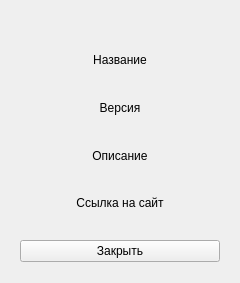
<?xml version="1.0" encoding="UTF-8"?>
<ui version="4.0">
 <class>AboutDialog</class>
 <widget class="QDialog" name="AboutDialog">
  <property name="geometry">
   <rect>
    <x>0</x>
    <y>0</y>
    <width>240</width>
    <height>283</height>
   </rect>
  </property>
  <property name="minimumSize">
   <size>
    <width>240</width>
    <height>283</height>
   </size>
  </property>
  <property name="maximumSize">
   <size>
    <width>16777215</width>
    <height>283</height>
   </size>
  </property>
  <property name="windowTitle">
   <string>О СистемеЗачётов</string>
  </property>
  <property name="windowIcon">
   <iconset resource="res.qrc">
    <normaloff>:/icons/pic/icon.png</normaloff>:/icons/pic/icon.png</iconset>
  </property>
  <layout class="QVBoxLayout" name="verticalLayout">
   <item>
    <widget class="QPushButton" name="pushButton_2">
     <property name="text">
      <string/>
     </property>
     <property name="icon">
      <iconset resource="res.qrc">
       <normaloff>:/icons/pic/icon.png</normaloff>:/icons/pic/icon.png</iconset>
     </property>
     <property name="iconSize">
      <size>
       <width>128</width>
       <height>128</height>
      </size>
     </property>
     <property name="checkable">
      <bool>false</bool>
     </property>
     <property name="flat">
      <bool>true</bool>
     </property>
    </widget>
   </item>
   <item>
    <widget class="QLabel" name="title">
     <property name="text">
      <string>Название</string>
     </property>
     <property name="alignment">
      <set>Qt::AlignCenter</set>
     </property>
    </widget>
   </item>
   <item>
    <widget class="QLabel" name="version">
     <property name="text">
      <string>Версия</string>
     </property>
     <property name="alignment">
      <set>Qt::AlignCenter</set>
     </property>
    </widget>
   </item>
   <item>
    <widget class="QLabel" name="description">
     <property name="text">
      <string>Описание</string>
     </property>
     <property name="scaledContents">
      <bool>true</bool>
     </property>
     <property name="alignment">
      <set>Qt::AlignCenter</set>
     </property>
     <property name="wordWrap">
      <bool>false</bool>
     </property>
    </widget>
   </item>
   <item>
    <widget class="QLabel" name="link">
     <property name="text">
      <string>Ссылка на сайт</string>
     </property>
     <property name="alignment">
      <set>Qt::AlignCenter</set>
     </property>
     <property name="openExternalLinks">
      <bool>true</bool>
     </property>
    </widget>
   </item>
   <item>
    <widget class="QWidget" name="widget" native="true">
     <layout class="QHBoxLayout" name="horizontalLayout">
      <item>
       <widget class="QPushButton" name="pushButton">
        <property name="text">
         <string>Закрыть</string>
        </property>
       </widget>
      </item>
     </layout>
    </widget>
   </item>
  </layout>
 </widget>
 <resources>
  <include location="res.qrc"/>
 </resources>
 <connections>
  <connection>
   <sender>pushButton</sender>
   <signal>clicked()</signal>
   <receiver>AboutDialog</receiver>
   <slot>reject()</slot>
   <hints>
    <hint type="sourcelabel">
     <x>92</x>
     <y>290</y>
    </hint>
    <hint type="destinationlabel">
     <x>13</x>
     <y>3</y>
    </hint>
   </hints>
  </connection>
 </connections>
</ui>
